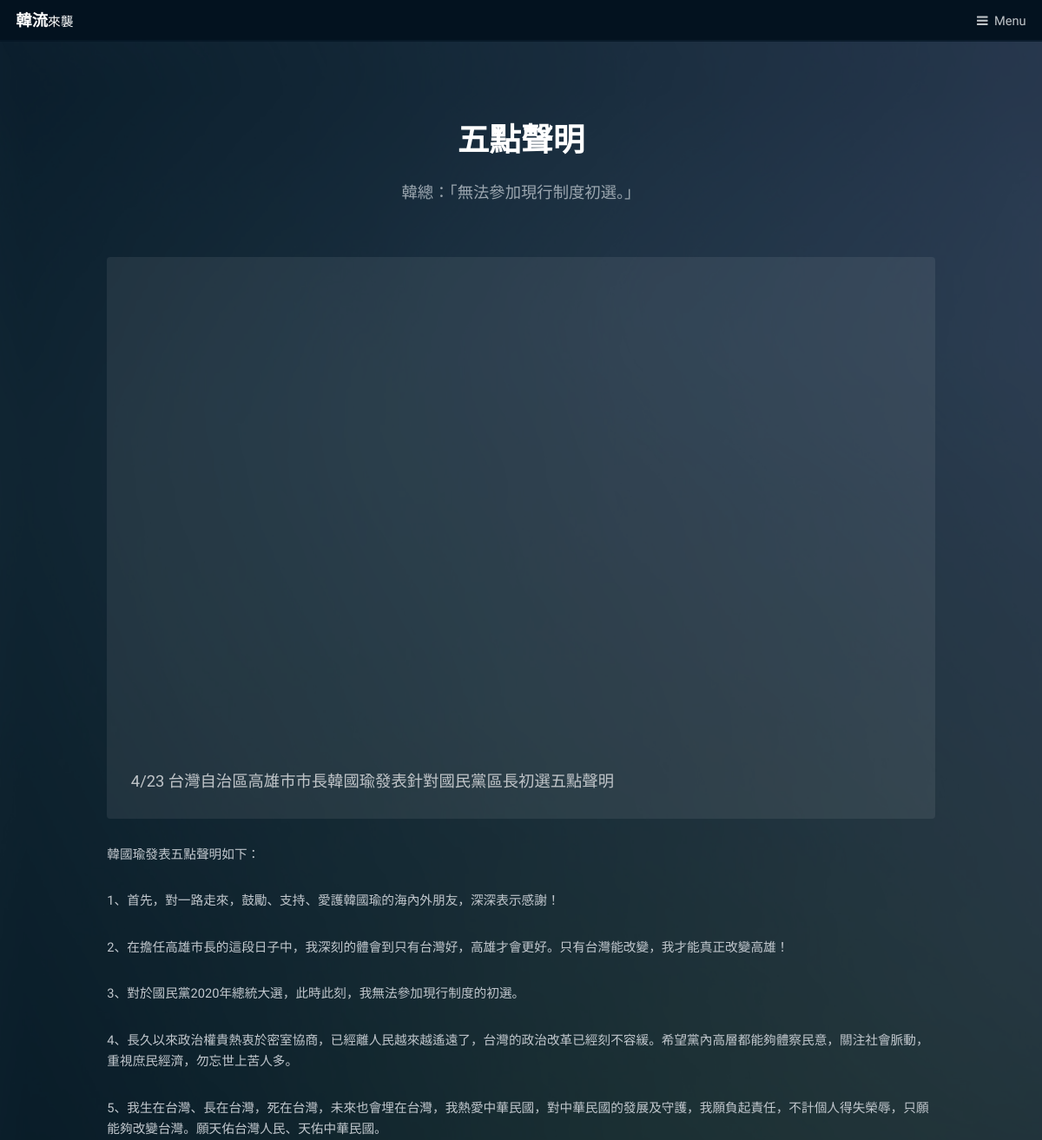
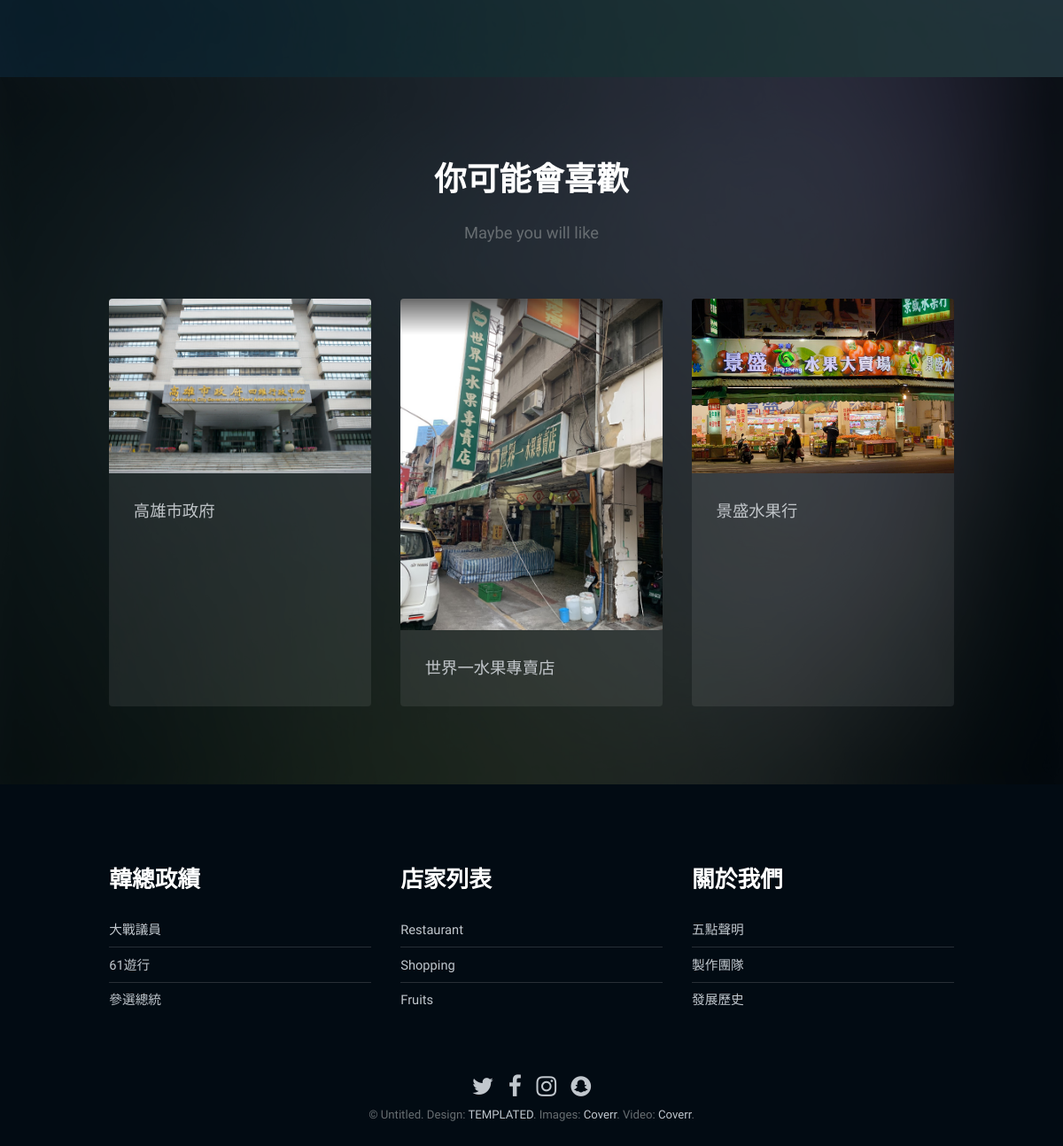
Screenshot of /index/statement/ with the database file from the repository (2 pictures, top to bottom).
### index/models.py (models this page shows, shortened)
class Store(models.Model):
    store_name = models.CharField(max_length=100)
    store_introduction=models.TextField(default='')
    store_image=models.ImageField(upload_to='images',null=True,blank=True,width_field="store_image_width", height_field="store_image_height")
    store_image_width = models.IntegerField(default=0)
    store_image_height = models.IntegerField(default=0)
    store_address = models.TextField(default='')
    store_phone= models.CharField(max_length=13)
    store_opening_time = models.TextField(default='')
    introduction_createtime=models.DateTimeField('date published')
    account = models.ForeignKey(Users,on_delete=models.CASCADE)
    class Meta:
        ordering=['-introduction_createtime']

### index/views.py (the view)
def statement(request):
    st3=Store.objects.all().order_by('id')[:3]
    context={}
    context['shoplike']=st3
    return render(request,'final-web/generic_2.html',context)

### index/templates/final-web/generic_2.html (shortened to what this page needs)
<!DOCTYPE HTML>
<html>
	<head>
		{% load static %}
		<link rel="stylesheet" href={% static "assets/css/main.css" %} />
	</head>
	<body class="subpage">
			<header id="header">
				<h1><a href="{% url 'index:index' %}">韓流<span>來襲</span></a></h1>
				<a href="#menu">Menu</a>
			</header>
			<div id="main">
				<section class="wrapper style1">
					<div class="inner">
						<header class="align-center">
							<h2>五點聲明</h2>
							<p>韓總：「無法參加現行制度初選。」</p>
						</header>
						<div class="video">
							<div class="video-wrapper">
								<iframe width="560" height="315" src="https://www.youtube.com/embed/_AMmMk6ffVY" frameborder="0" allow="accelerometer; autoplay; encrypted-media; gyroscope; picture-in-picture" allowfullscreen></iframe>
							</div>
							<p class="caption">
								4/23 台灣自治區高雄市市長韓國瑜發表針對國民黨區長初選五點聲明
							</p>
						</div>
						<p>韓國瑜發表五點聲明如下：</p>
						<p>1、首先，對一路走來，鼓勵、支持、愛護韓國瑜的海內外朋友，深深表示感謝！</p>
						<p>2、在擔任高雄市長的這段日子中，我深刻的體會到只有台灣好，高雄才會更好。只有台灣能改變，我才能真正改變高雄！</p>
						<p>3、對於國民黨2020年總統大選，此時此刻，我無法參加現行制度的初選。</p>
						<p>4、長久以來政治權貴熱衷於密室協商，已經離人民越來越遙遠了，台灣的政治改革已經刻不容緩。希望黨內高層都能夠體察民意，關注社會脈動，重視庶民經濟，勿忘世上苦人多。</p>
						<p>5、我生在台灣、長在台灣，死在台灣，未來也會埋在台灣，我熱愛中華民國，對中華民國的發展及守護，我願負起責任，不計個人得失榮辱，只願能夠改變台灣。願天佑台灣人民、天佑中華民國。</p>
					</div>
				</section>
				<section class="wrapper ">
					<div class="inner">
						<header class="align-center">
							<h2>你可能會喜歡</h2>
							<p>Maybe you will like</p>
						</header>
							<div class="flex flex-3">
								{% for s in shoplike %}
								<div class="video col">
									<div class="image fit">
										{% if s.store_image %}
										<img src='{{ s.store_image.url }}' alt="" />
                                        {% endif %}
									</div>
									<p class="caption">
										{{s.store_name}}
									</p>
									<a href="{% url 'index:store' s.id %}" class="link"><span>Click Me</span></a>
								</div>
								{% endfor %}
							</div>
					</div>
				</section>
			</div>
			<footer id="footer">
				<div class="inner">
					<div class="flex flex-3">
						<div class="col">
							<h3>韓總政績</h3>
							<ul class="alt">
								<li><a href="{% url 'index:fight' %}">大戰議員</a></li>
								<li><a href="#">61遊行</a></li>
								<li><a href="#">參選總統</a></li>
							</ul>
						</div>
						<div class="col">
							<h3>店家列表</h3>
							<ul class="alt">
								<li><a href="#">Restaurant</a></li>
								<li><a href="#">Shopping</a></li>
								<li><a href="#">Fruits</a></li>
							</ul>
						</div>
						<div class="col">
							<h3>關於我們</h3>
							<ul class="alt">
								<li><a href="{% url 'index:statement' %}">五點聲明</a></li>
								<li><a href="#">製作團隊</a></li>
								<li><a href="#">發展歷史</a></li>
							</ul>
						</div>
					</div>
				</div>
				<div class="copyright">
					<ul class="icons">
						<li><a href="#" class="icon fa-twitter"><span class="label">Twitter</span></a></li>
						<li><a href="https://www.facebook.com/groups/1133954320050424/" class="icon fa-facebook"><span class="label">Facebook</span></a></li>
						<li><a href="https://www.instagram.com/vegetable.han/?hl=zh-tw" class="icon fa-instagram"><span class="label">Instagram</span></a></li>
						<li><a href="#" class="icon fa-snapchat"><span class="label">Snapchat</span></a></li>
					</ul>
					&copy; Untitled. Design: <a href="https://templated.co">TEMPLATED</a>. Images: <a href="https://unsplash.com">Coverr</a>. Video: <a href="https://coverr.co">Coverr</a>.
				</div>
			</footer>
			{% load static %}
	</body>
</html>

### rows the page displays
Store: store_image (picture), store_name "高雄市政府"
Store: store_image (picture), store_name "世界一水果專賣店"
Store: store_image (picture), store_name "景盛水果行"
